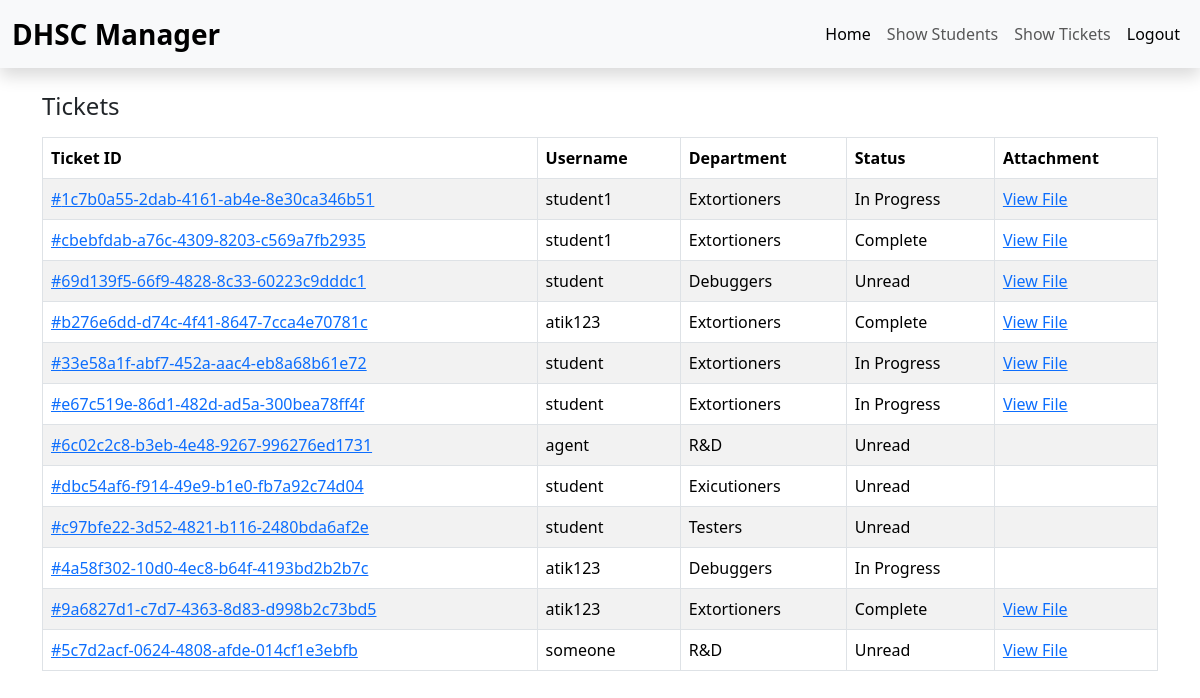
/tickets/show_all/ (signed in), run on the app's committed database.
### helpdesk/models.py (models this page shows, shortened)
class Ticket(models.Model):
    class TicketMode(models.TextChoices):
        ONLINE = "online", "Online"
        OFFLINE = "offline", "Offline"
    class TicketStatus(models.TextChoices):
        UNREAD = "unread", "Unread"
        IN_PROGRESS = "in_progress", "In Progress"
        COMPLETE = "complete", "Complete"
    ticket_id = models.BigAutoField(primary_key=True)
    user_ticket_id = models.UUIDField(default=uuid4, editable=False, null=True, unique=True)
    title = models.CharField(max_length=50)
    description = models.TextField()
    department = models.ForeignKey(Department, on_delete=models.PROTECT, related_name="tickets")
    attachment = models.FileField(upload_to="ticket_attachments/", blank=True, null=True)
    mode = models.CharField(
        max_length=10,
        choices=TicketMode.choices,
        default=TicketMode.ONLINE
    )
    status = models.CharField(
        max_length=20,
        choices=TicketStatus.choices,
        default=TicketStatus.UNREAD,
    )
    assiged_agent = models.ForeignKey(
        Student,
        on_delete=models.SET_NULL,
        null=True,
        blank=True,
        related_name="assigned_tickets",
        limit_choices_to={"is_agent": True},
    )
    created_by = models.ForeignKey(User, on_delete=models.CASCADE, related_name="tickets")
    created_at = models.DateTimeField(auto_now_add=True)
    class Meta:
        ordering = ["-created_at"]

class Department(models.Model):
    class DepartmentName(models.TextChoices):
        DEVELOPMENT = "Development", "Development"
        R_AND_D = "R&D", "R&D"
        DESIGN = "Design", "Design"
        DEBUGGERS = "Debuggers", "Debuggers"
        TESTERS = "Testers", "Testers"
        EXICUTIONERS = "Exicutioners", "Exicutioners"
        EXTORTIONERS = "Extortioners", "Extortioners"
    name = models.CharField(max_length=60, unique=True, choices=DepartmentName.choices)

### helpdesk/views.py (the view)
# urls.py: path('tickets/show_all/', views.ShowTicketsPage, name='show_tickets'),
@login_required(login_url="login")
def ShowTicketsPage(request):
    user = request.user
    student_profile = getattr(user, "student_profile", None)
    if user.is_superuser:
        tickets = Ticket.objects.select_related("created_by", "department", "assiged_agent").all()
    elif student_profile and student_profile.is_agent:
        tickets = Ticket.objects.select_related("created_by", "department", "assiged_agent").filter(
            assiged_agent=student_profile
        )
    else:
        tickets = Ticket.objects.select_related("created_by", "department", "assiged_agent").filter(
            created_by=user
        )
    return render(request, "show_tickets.html", {"tickets": tickets})

### helpdesk/templates/show_tickets.html
{% extends 'base.html' %}
{% block content %}
<div class="container mt-4">
    <div class="d-flex justify-content-between align-items-center mb-3">
        <h1 class="h4 mb-0">Tickets</h1>
    </div>
    <div class="table-responsive">
        <table class="table table-bordered table-striped align-middle">
            <thead>
                <tr>
                    <th>Ticket ID</th>
                    <th>Username</th>
                    <th>Department</th>
                    <th>Status</th>
                    <th>Attachment</th>
                </tr>
            </thead>
            <tbody>
                {% for ticket in tickets %}
                <tr>
                    <td>
                        {% if user.is_superuser %}
                        <a href="{% url 'manager_ticket' ticket.user_ticket_id %}">
                            #{{ ticket.user_ticket_id }}
                        </a>
                        {% else %}
                        <a href="{% url 'ticket_overview' ticket.user_ticket_id %}">
                            #{{ ticket.user_ticket_id }}
                        </a>
                        {% endif %}
                    </td>
                    <td>{{ ticket.created_by.username }}</td>
                    <td>{{ ticket.department.name }}</td>
                    <td>{{ ticket.get_status_display }}</td>
                    <td>
                        {% if ticket.attachment %}
                        <a href="{{ ticket.attachment.url }}" target="_blank">View File</a>
                        {% endif %}
                    </td>
                </tr>
                {% empty %}
                <tr>
                    <td colspan="5" class="text-center text-muted">No tickets found.</td>
                </tr>
                {% endfor %}
            </tbody>
        </table>
    </div>
</div>
{% endblock content%}

### data on the page
Ticket: user_ticket_id "1c7b0a55-2dab-4161-ab4e-8e30ca346b51", created_by.username "student1", department.name "Extortioners", status "In Progress"
Ticket: user_ticket_id "cbebfdab-a76c-4309-8203-c569a7fb2935", created_by.username "student1", department.name "Extortioners", status "Complete"
Ticket: user_ticket_id "69d139f5-66f9-4828-8c33-60223c9dddc1", created_by.username "student", department.name "Debuggers", status "Unread"
Ticket: user_ticket_id "b276e6dd-d74c-4f41-8647-7cca4e70781c", created_by.username "atik123", department.name "Extortioners", status "Complete"
Ticket: user_ticket_id "33e58a1f-abf7-452a-aac4-eb8a68b61e72", created_by.username "student", department.name "Extortioners", status "In Progress"
Ticket: user_ticket_id "e67c519e-86d1-482d-ad5a-300bea78ff4f", created_by.username "student", department.name "Extortioners", status "In Progress"
Ticket: user_ticket_id "6c02c2c8-b3eb-4e48-9267-996276ed1731", created_by.username "agent", department.name "R&D", status "Unread"
Ticket: user_ticket_id "dbc54af6-f914-49e9-b1e0-fb7a92c74d04", created_by.username "student", department.name "Exicutioners", status "Unread"
Ticket: user_ticket_id "c97bfe22-3d52-4821-b116-2480bda6af2e", created_by.username "student", department.name "Testers", status "Unread"
Ticket: user_ticket_id "4a58f302-10d0-4ec8-b64f-4193bd2b2b7c", created_by.username "atik123", department.name "Debuggers", status "In Progress"
Ticket: user_ticket_id "9a6827d1-c7d7-4363-8d83-d998b2c73bd5", created_by.username "atik123", department.name "Extortioners", status "Complete"
Ticket: user_ticket_id "5c7d2acf-0624-4808-afde-014cf1e3ebfb", created_by.username "someone", department.name "R&D", status "Unread"
